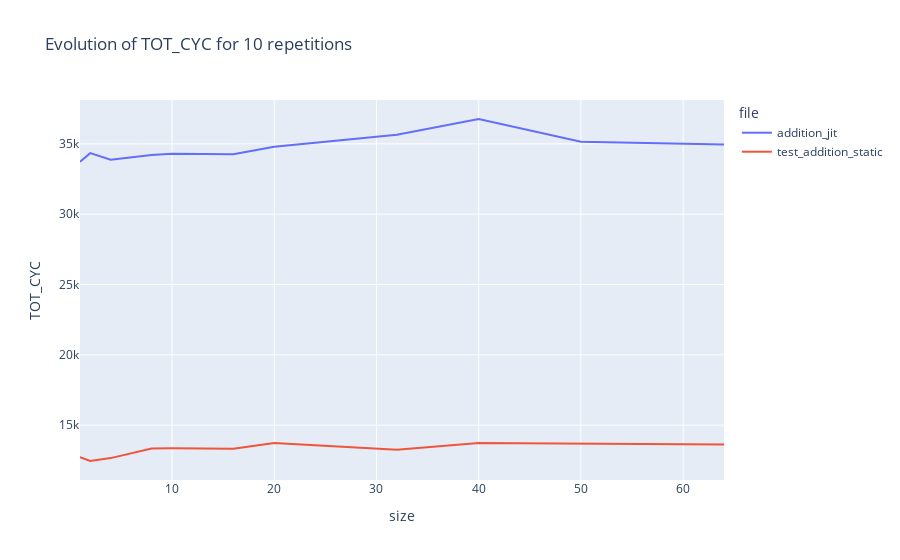
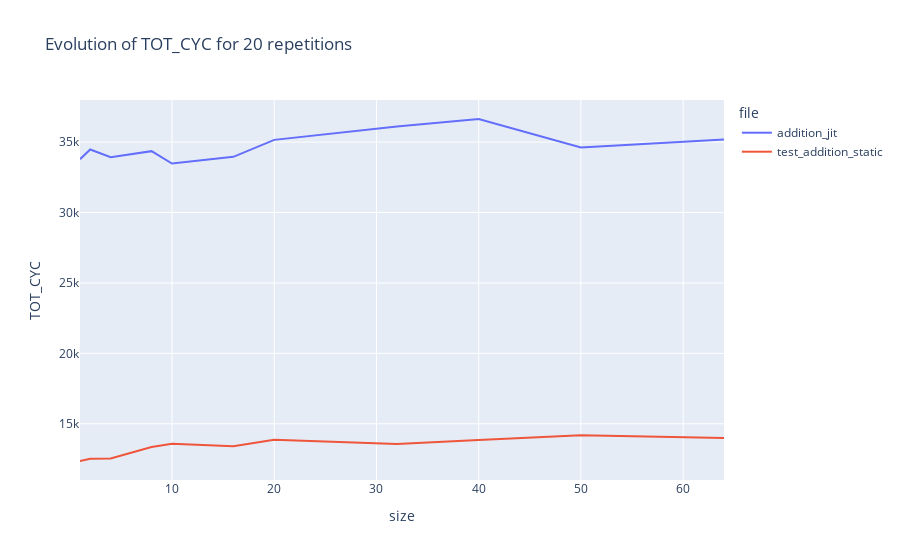
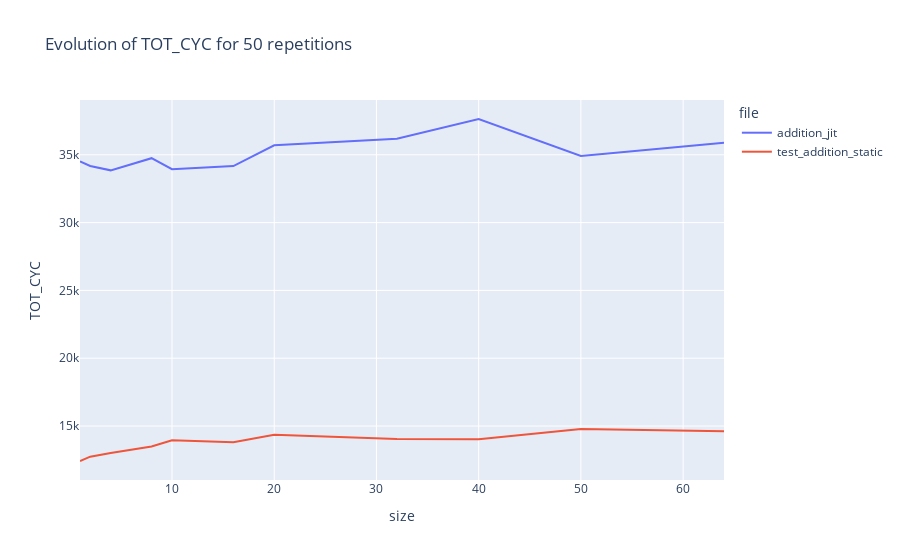
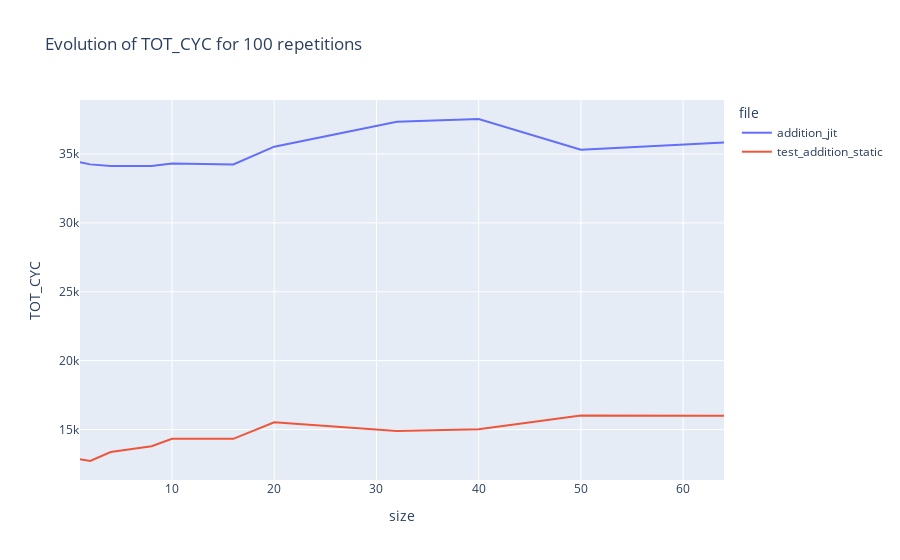

The cell these charts' notebook holds for them, in order:
### Code cell
def plot_repeat(df,col):
    for repeat in df['repeat'].unique():
        fig_rep_fix = px.line(df[df['repeat'] == repeat], x='size', y=col, color='file',title = "Evolution of " + col + " for " + str(repeat) + " repetitions")
        fig_rep_fix.show()
    for size in df['size'].unique():
        fig_size_fix = px.line(df[df['size'] == size], x='repeat', y=col, color='file',title = "Evolution of " + col + " for " + str(size) + " size")
        fig_size_fix.show()
plot_repeat(df,'TOT_CYC')
plot_repeat(df,'L1_CACHE_MISSES')
plot_repeat(df,'TOT_INS')

### Figure 1 — Plotly figure (JSON) as saved in the notebook; plotly's stock layout.template omitted (floating-point values rounded to 4 significant figures)
{"data": [{"hovertemplate": "file=addition_jit<br>size=%{x}<br>TOT_CYC=%{y}<extra></extra>", "legendgroup": "addition_jit", "line": {"color": "#636efa", "dash": "solid"}, "marker": {"symbol": "circle"}, "mode": "lines", "name": "addition_jit", "orientation": "v", "showlegend": true, "type": "scatter", "x": [1, 2, 4, 8, 10, 16, 20, 32, 40, 50, 64], "xaxis": "x", "y": [33720.0, 34340.0, 33870.0, 34200.0, 34300.0, 34260.0, 34790.0, 35640.0, 36770.0, 35150.0, 34950.0], "yaxis": "y"}, {"hovertemplate": "file=test_addition_static<br>size=%{x}<br>TOT_CYC=%{y}<extra></extra>", "legendgroup": "test_addition_static", "line": {"color": "#EF553B", "dash": "solid"}, "marker": {"symbol": "circle"}, "mode": "lines", "name": "test_addition_static", "orientation": "v", "showlegend": true, "type": "scatter", "x": [1, 2, 4, 8, 10, 16, 20, 32, 40, 50, 64], "xaxis": "x", "y": [12730.0, 12450.0, 12660.0, 13340.0, 13350.0, 13320.0, 13740.0, 13250.0, 13730.0, 13660.0, 13620.0], "yaxis": "y"}], "layout": {"legend": {"title": {"text": "file"}, "tracegroupgap": 0}, "title": {"text": "Evolution of TOT_CYC for 10 repetitions"}, "xaxis": {"anchor": "y", "domain": [0, 1], "title": {"text": "size"}}, "yaxis": {"anchor": "x", "domain": [0, 1], "title": {"text": "TOT_CYC"}}}}

### Figure 2 — Plotly figure (JSON) as saved in the notebook; plotly's stock layout.template omitted (floating-point values rounded to 4 significant figures)
{"data": [{"hovertemplate": "file=addition_jit<br>size=%{x}<br>TOT_CYC=%{y}<extra></extra>", "legendgroup": "addition_jit", "line": {"color": "#636efa", "dash": "solid"}, "marker": {"symbol": "circle"}, "mode": "lines", "name": "addition_jit", "orientation": "v", "showlegend": true, "type": "scatter", "x": [1, 2, 4, 8, 10, 16, 20, 32, 40, 50, 64], "xaxis": "x", "y": [33790.0, 34480.0, 33930.0, 34360.0, 33480.0, 33950.0, 35160.0, 36110.0, 36640.0, 34620.0, 35190.0], "yaxis": "y"}, {"hovertemplate": "file=test_addition_static<br>size=%{x}<br>TOT_CYC=%{y}<extra></extra>", "legendgroup": "test_addition_static", "line": {"color": "#EF553B", "dash": "solid"}, "marker": {"symbol": "circle"}, "mode": "lines", "name": "test_addition_static", "orientation": "v", "showlegend": true, "type": "scatter", "x": [1, 2, 4, 8, 10, 16, 20, 32, 40, 50, 64], "xaxis": "x", "y": [12360.0, 12530.0, 12540.0, 13360.0, 13583, 13410.0, 13870.0, 13575, 13840.0, 14191, 13990.0], "yaxis": "y"}], "layout": {"legend": {"title": {"text": "file"}, "tracegroupgap": 0}, "title": {"text": "Evolution of TOT_CYC for 20 repetitions"}, "xaxis": {"anchor": "y", "domain": [0, 1], "title": {"text": "size"}}, "yaxis": {"anchor": "x", "domain": [0, 1], "title": {"text": "TOT_CYC"}}}}

### Figure 3 — Plotly figure (JSON) as saved in the notebook; plotly's stock layout.template omitted (floating-point values rounded to 4 significant figures)
{"data": [{"hovertemplate": "file=addition_jit<br>size=%{x}<br>TOT_CYC=%{y}<extra></extra>", "legendgroup": "addition_jit", "line": {"color": "#636efa", "dash": "solid"}, "marker": {"symbol": "circle"}, "mode": "lines", "name": "addition_jit", "orientation": "v", "showlegend": true, "type": "scatter", "x": [1, 2, 4, 8, 10, 16, 20, 32, 40, 50, 64], "xaxis": "x", "y": [34520.0, 34180.0, 33850.0, 34750.0, 33940.0, 34170.0, 35700.0, 36180.0, 37640.0, 34920.0, 35890.0], "yaxis": "y"}, {"hovertemplate": "file=test_addition_static<br>size=%{x}<br>TOT_CYC=%{y}<extra></extra>", "legendgroup": "test_addition_static", "line": {"color": "#EF553B", "dash": "solid"}, "marker": {"symbol": "circle"}, "mode": "lines", "name": "test_addition_static", "orientation": "v", "showlegend": true, "type": "scatter", "x": [1, 2, 4, 8, 10, 16, 20, 32, 40, 50, 64], "xaxis": "x", "y": [12420.0, 12740.0, 13010.0, 13490.0, 13950.0, 13803, 14360.0, 14050.0, 14030.0, 14770.0, 14620.0], "yaxis": "y"}], "layout": {"legend": {"title": {"text": "file"}, "tracegroupgap": 0}, "title": {"text": "Evolution of TOT_CYC for 50 repetitions"}, "xaxis": {"anchor": "y", "domain": [0, 1], "title": {"text": "size"}}, "yaxis": {"anchor": "x", "domain": [0, 1], "title": {"text": "TOT_CYC"}}}}

### Figure 4 — Plotly figure (JSON) as saved in the notebook; plotly's stock layout.template omitted (floating-point values rounded to 4 significant figures)
{"data": [{"hovertemplate": "file=addition_jit<br>size=%{x}<br>TOT_CYC=%{y}<extra></extra>", "legendgroup": "addition_jit", "line": {"color": "#636efa", "dash": "solid"}, "marker": {"symbol": "circle"}, "mode": "lines", "name": "addition_jit", "orientation": "v", "showlegend": true, "type": "scatter", "x": [1, 2, 4, 8, 10, 16, 20, 32, 40, 50, 64], "xaxis": "x", "y": [34400.0, 34250.0, 34130.0, 34140.0, 34320.0, 34250.0, 35540.0, 37340.0, 37540.0, 35320.0, 35840.0], "yaxis": "y"}, {"hovertemplate": "file=test_addition_static<br>size=%{x}<br>TOT_CYC=%{y}<extra></extra>", "legendgroup": "test_addition_static", "line": {"color": "#EF553B", "dash": "solid"}, "marker": {"symbol": "circle"}, "mode": "lines", "name": "test_addition_static", "orientation": "v", "showlegend": true, "type": "scatter", "x": [1, 2, 4, 8, 10, 16, 20, 32, 40, 50, 64], "xaxis": "x", "y": [12840.0, 12710.0, 13360.0, 13787, 14330.0, 14320.0, 15530.0, 14880.0, 15020.0, 16020.0, 16010.0], "yaxis": "y"}], "layout": {"legend": {"title": {"text": "file"}, "tracegroupgap": 0}, "title": {"text": "Evolution of TOT_CYC for 100 repetitions"}, "xaxis": {"anchor": "y", "domain": [0, 1], "title": {"text": "size"}}, "yaxis": {"anchor": "x", "domain": [0, 1], "title": {"text": "TOT_CYC"}}}}
